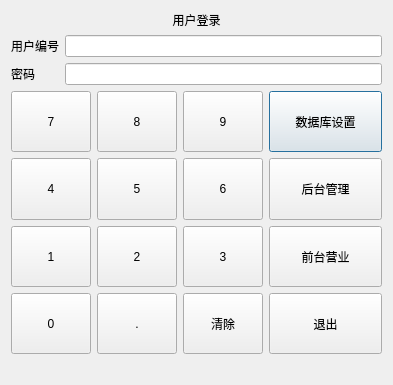
<?xml version="1.0" encoding="UTF-8"?>
<ui version="4.0">
 <class>public_loginDialog</class>
 <widget class="QDialog" name="public_loginDialog">
  <property name="geometry">
   <rect>
    <x>0</x>
    <y>0</y>
    <width>393</width>
    <height>385</height>
   </rect>
  </property>
  <property name="windowTitle">
   <string>Dialog</string>
  </property>
  <layout class="QVBoxLayout" name="verticalLayout_2">
   <item>
    <widget class="QLabel" name="label">
     <property name="text">
      <string>用户登录</string>
     </property>
     <property name="alignment">
      <set>Qt::AlignCenter</set>
     </property>
    </widget>
   </item>
   <item>
    <layout class="QGridLayout" name="gridLayout_2">
     <item row="0" column="0">
      <widget class="QLabel" name="label_2">
       <property name="text">
        <string>用户编号</string>
       </property>
      </widget>
     </item>
     <item row="0" column="1">
      <widget class="QLineEdit" name="lineEdit_usr"/>
     </item>
     <item row="1" column="0">
      <widget class="QLabel" name="label_3">
       <property name="text">
        <string>密码</string>
       </property>
      </widget>
     </item>
     <item row="1" column="1">
      <widget class="QLineEdit" name="lineEdit_pwd"/>
     </item>
    </layout>
   </item>
   <item>
    <layout class="QHBoxLayout" name="horizontalLayout">
     <item>
      <layout class="QGridLayout" name="gridLayout">
       <item row="3" column="0">
        <widget class="QPushButton" name="pushButton_num0">
         <property name="sizePolicy">
          <sizepolicy hsizetype="Expanding" vsizetype="Expanding">
           <horstretch>0</horstretch>
           <verstretch>0</verstretch>
          </sizepolicy>
         </property>
         <property name="focusPolicy">
          <enum>Qt::NoFocus</enum>
         </property>
         <property name="text">
          <string>0</string>
         </property>
        </widget>
       </item>
       <item row="2" column="1">
        <widget class="QPushButton" name="pushButton_num2">
         <property name="sizePolicy">
          <sizepolicy hsizetype="Expanding" vsizetype="Expanding">
           <horstretch>0</horstretch>
           <verstretch>0</verstretch>
          </sizepolicy>
         </property>
         <property name="focusPolicy">
          <enum>Qt::NoFocus</enum>
         </property>
         <property name="text">
          <string>2</string>
         </property>
        </widget>
       </item>
       <item row="0" column="1">
        <widget class="QPushButton" name="pushButton_num8">
         <property name="sizePolicy">
          <sizepolicy hsizetype="Expanding" vsizetype="Expanding">
           <horstretch>0</horstretch>
           <verstretch>0</verstretch>
          </sizepolicy>
         </property>
         <property name="focusPolicy">
          <enum>Qt::NoFocus</enum>
         </property>
         <property name="text">
          <string>8</string>
         </property>
        </widget>
       </item>
       <item row="1" column="2">
        <widget class="QPushButton" name="pushButton_num6">
         <property name="sizePolicy">
          <sizepolicy hsizetype="Expanding" vsizetype="Expanding">
           <horstretch>0</horstretch>
           <verstretch>0</verstretch>
          </sizepolicy>
         </property>
         <property name="focusPolicy">
          <enum>Qt::NoFocus</enum>
         </property>
         <property name="text">
          <string>6</string>
         </property>
        </widget>
       </item>
       <item row="3" column="1">
        <widget class="QPushButton" name="pushButton_dot">
         <property name="sizePolicy">
          <sizepolicy hsizetype="Expanding" vsizetype="Expanding">
           <horstretch>0</horstretch>
           <verstretch>0</verstretch>
          </sizepolicy>
         </property>
         <property name="focusPolicy">
          <enum>Qt::NoFocus</enum>
         </property>
         <property name="text">
          <string>.</string>
         </property>
        </widget>
       </item>
       <item row="3" column="2">
        <widget class="QPushButton" name="pushButton_clear">
         <property name="sizePolicy">
          <sizepolicy hsizetype="Expanding" vsizetype="Expanding">
           <horstretch>0</horstretch>
           <verstretch>0</verstretch>
          </sizepolicy>
         </property>
         <property name="focusPolicy">
          <enum>Qt::NoFocus</enum>
         </property>
         <property name="text">
          <string>清除</string>
         </property>
        </widget>
       </item>
       <item row="0" column="0">
        <widget class="QPushButton" name="pushButton_num7">
         <property name="sizePolicy">
          <sizepolicy hsizetype="Expanding" vsizetype="Expanding">
           <horstretch>0</horstretch>
           <verstretch>0</verstretch>
          </sizepolicy>
         </property>
         <property name="focusPolicy">
          <enum>Qt::NoFocus</enum>
         </property>
         <property name="text">
          <string>7</string>
         </property>
        </widget>
       </item>
       <item row="2" column="2">
        <widget class="QPushButton" name="pushButton_num3">
         <property name="sizePolicy">
          <sizepolicy hsizetype="Expanding" vsizetype="Expanding">
           <horstretch>0</horstretch>
           <verstretch>0</verstretch>
          </sizepolicy>
         </property>
         <property name="focusPolicy">
          <enum>Qt::NoFocus</enum>
         </property>
         <property name="text">
          <string>3</string>
         </property>
        </widget>
       </item>
       <item row="0" column="2">
        <widget class="QPushButton" name="pushButton_num9">
         <property name="sizePolicy">
          <sizepolicy hsizetype="Expanding" vsizetype="Expanding">
           <horstretch>0</horstretch>
           <verstretch>0</verstretch>
          </sizepolicy>
         </property>
         <property name="focusPolicy">
          <enum>Qt::NoFocus</enum>
         </property>
         <property name="text">
          <string>9</string>
         </property>
        </widget>
       </item>
       <item row="1" column="0">
        <widget class="QPushButton" name="pushButton_num4">
         <property name="sizePolicy">
          <sizepolicy hsizetype="Expanding" vsizetype="Expanding">
           <horstretch>0</horstretch>
           <verstretch>0</verstretch>
          </sizepolicy>
         </property>
         <property name="focusPolicy">
          <enum>Qt::NoFocus</enum>
         </property>
         <property name="text">
          <string>4</string>
         </property>
        </widget>
       </item>
       <item row="1" column="1">
        <widget class="QPushButton" name="pushButton_num5">
         <property name="sizePolicy">
          <sizepolicy hsizetype="Expanding" vsizetype="Expanding">
           <horstretch>0</horstretch>
           <verstretch>0</verstretch>
          </sizepolicy>
         </property>
         <property name="focusPolicy">
          <enum>Qt::NoFocus</enum>
         </property>
         <property name="text">
          <string>5</string>
         </property>
        </widget>
       </item>
       <item row="2" column="0">
        <widget class="QPushButton" name="pushButton_num1">
         <property name="sizePolicy">
          <sizepolicy hsizetype="Expanding" vsizetype="Expanding">
           <horstretch>0</horstretch>
           <verstretch>0</verstretch>
          </sizepolicy>
         </property>
         <property name="focusPolicy">
          <enum>Qt::NoFocus</enum>
         </property>
         <property name="text">
          <string>1</string>
         </property>
        </widget>
       </item>
      </layout>
     </item>
     <item>
      <layout class="QVBoxLayout" name="verticalLayout">
       <item>
        <widget class="QPushButton" name="pushButton_dbset">
         <property name="sizePolicy">
          <sizepolicy hsizetype="Expanding" vsizetype="Expanding">
           <horstretch>0</horstretch>
           <verstretch>0</verstretch>
          </sizepolicy>
         </property>
         <property name="text">
          <string>数据库设置</string>
         </property>
        </widget>
       </item>
       <item>
        <widget class="QPushButton" name="pushButton_back">
         <property name="sizePolicy">
          <sizepolicy hsizetype="Expanding" vsizetype="Expanding">
           <horstretch>0</horstretch>
           <verstretch>0</verstretch>
          </sizepolicy>
         </property>
         <property name="text">
          <string>后台管理</string>
         </property>
        </widget>
       </item>
       <item>
        <widget class="QPushButton" name="pushButton_pre">
         <property name="sizePolicy">
          <sizepolicy hsizetype="Expanding" vsizetype="Expanding">
           <horstretch>0</horstretch>
           <verstretch>0</verstretch>
          </sizepolicy>
         </property>
         <property name="text">
          <string>前台营业</string>
         </property>
        </widget>
       </item>
       <item>
        <widget class="QPushButton" name="pushButton_close">
         <property name="sizePolicy">
          <sizepolicy hsizetype="Expanding" vsizetype="Expanding">
           <horstretch>0</horstretch>
           <verstretch>0</verstretch>
          </sizepolicy>
         </property>
         <property name="text">
          <string>退出</string>
         </property>
        </widget>
       </item>
      </layout>
     </item>
    </layout>
   </item>
   <item>
    <widget class="QLabel" name="label_info">
     <property name="styleSheet">
      <string notr="true">color:blue;</string>
     </property>
     <property name="text">
      <string/>
     </property>
     <property name="alignment">
      <set>Qt::AlignCenter</set>
     </property>
    </widget>
   </item>
  </layout>
 </widget>
 <tabstops>
  <tabstop>pushButton_back</tabstop>
  <tabstop>pushButton_pre</tabstop>
  <tabstop>pushButton_close</tabstop>
  <tabstop>pushButton_dbset</tabstop>
  <tabstop>lineEdit_usr</tabstop>
  <tabstop>lineEdit_pwd</tabstop>
 </tabstops>
 <resources/>
 <connections/>
</ui>
